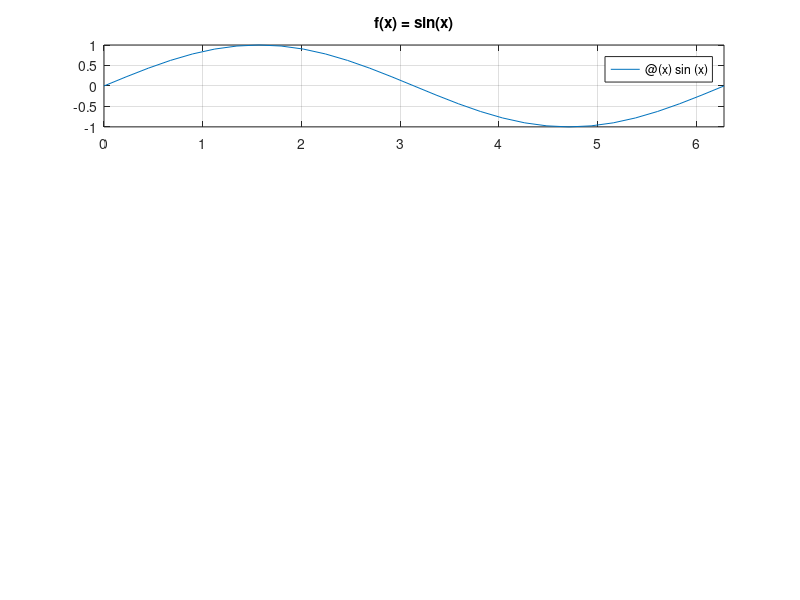

This figure's MATLAB source: (Note: this script raises an error after producing the figure.)
% funzione esatta
f = @(x) sin(x);
f1 = @(x) cos(x);
interval = [0, 2*pi];

% polinomi interpolanti
xi = [0, pi, 2*pi];
fi = [f(0), f(pi), f(2*pi)];
f1i = [f1(0), f1(pi), f1(2*pi)];

pl = @(x) lagrange(xi, fi, x);
pn = @(x) newton(xi, fi, x);
ph = @(x) hermite(xi, fi, f1i, x);

% plots
subplot(4,1,1)
fplot(f, interval)
grid on
title('f(x) = sin(x)')
ax = gca;
ax.XTick = 0:pi/2:2*pi;
ax.XTickLabel = {'0','\pi/2','\pi','3\pi/2','2\pi'};

subplot(4,1,2)
fplot(pl, interval)
grid on
title('p(x) Lagrange')
ax = gca;
ax.XTick = 0:pi/2:2*pi;
ax.XTickLabel = {'0','\pi/2','\pi','3\pi/2','2\pi'};

subplot(4,1,3)
fplot(pn, interval)
grid on
title('p(x) Newton')
ax = gca;
ax.XTick = 0:pi/2:2*pi;
ax.XTickLabel = {'0','\pi/2','\pi','3\pi/2','2\pi'};

subplot(4,1,4)
fplot(ph, interval)
grid on
title('p(x) Hermite')
ax = gca;
ax.XTick = 0:pi/2:2*pi;
ax.XTickLabel = {'0','\pi/2','\pi','3\pi/2','2\pi'};

%
% input:
%   xi - vettore dei punti di ascissa
%   fi - vettore dei valori di f(x)
%   x  - punto in cui calcolare f(x)
% output:
%   y  - valore di f(x)
%
function y = lagrange(xi, fi, x)
    if length(xi) ~= length(fi)
        error('x_i e f(x_i) hanno lunghezza diversa')
    end
    y = 0;
    for i = 1:length(xi)
        y = y + fi(i)*l_k_n(x, xi, i);
    end
end

function lkn = l_k_n(x, xi, k)
    lkn = 1;
    for i = 1:length(xi)
        if i ~= k
            lkn = lkn * (x-xi(i))/(xi(k)-xi(i));
        end
    end
end

%
% input:
%   xi - vettore dei punti di ascissa
%   fi - vettore dei valori di f(x)
%   x  - punto in cui calcolare f(x)
% output:
%   y  - valore di f(x)
%
function y = newton(xi, fi, x)
    dd = diff_div(xi, fi);
    y = dd(length(dd));
    for k = length(dd)-1:-1:1
        y = y*(x-xi(k))+dd(k);
    end
end

function [fi] = diff_div(xi, fi)
    for i = 1:length(xi) - 1
        for j = length(xi):-1:i+1
            fi(j) = (fi(j) - fi(j-1))/(xi(j)-xi(j-i));
        end
    end
end

%%da testare!!! scrivi laroba sopra!
function y = hermite(xi, fi, f1i, x)

    if length(xi) ~= length(fi) || length(f1i) ~= length(fi)
        error('xi, fi e f1x hanno lunghezza diversa!')
    end

    % combino opportunamente i vettori
    xih = zeros(length(xi)*2, 1);
    fih = zeros(length(fi)*2, 1);

    for i = 1:length(xi)
        xih(i+i-1) = xi(i);
        xih(i+i) = xi(i);
        fih(i+i-1) = fi(i);
        fih(i+i) = f1i(i);
    end

    dd = diff_div_herm(xih, fih);
    disp(dd)

    y = dd(1);
    for i = 2 : length(dd)
        prod = dd(i);
        for j=1:i-1
            prod = prod*(x-xih(j));
        end
        y = y + prod;
    end
  disp(y)
end

% input:
%   fi - vettore con f(x0), f'(x0), ..., f(xn), f'(xn)
%   xi - vettore delle ascisse
% output:
%    fi - vettore riscrito con le differenze divise
function [f] = diff_div_herm(x, f)

    for i = length(x)-1 : -2 : 3
        f(i) = (f(i)-f(i-2))/(x(i)-x(i-2));
    end

    for i = 2 : length(x)-1
        for j = length(x) : -1 : i+1
            f(j) = (f(j)-f(j-1))/(x(j)-x(j-i));
        end
    end
end
